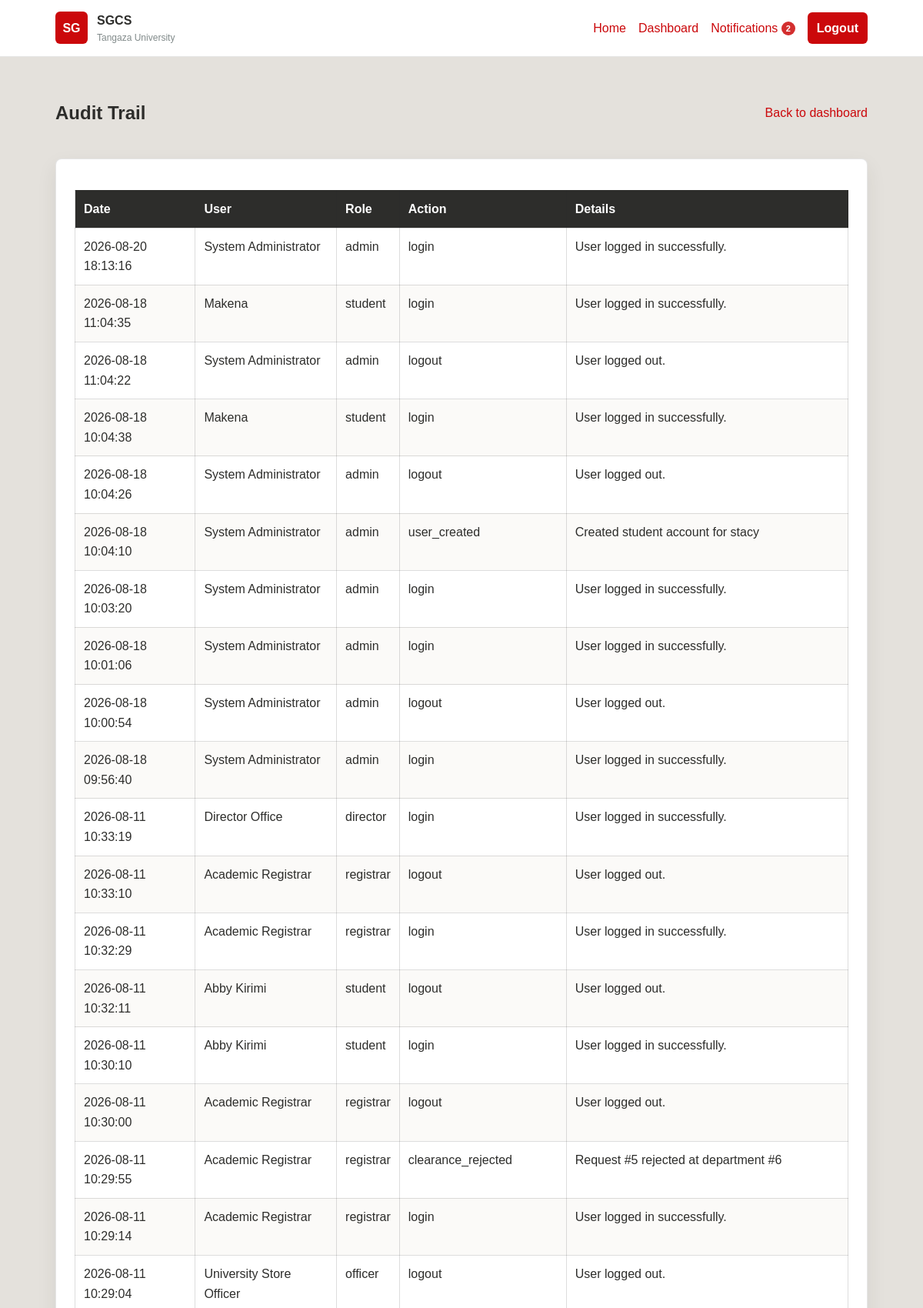
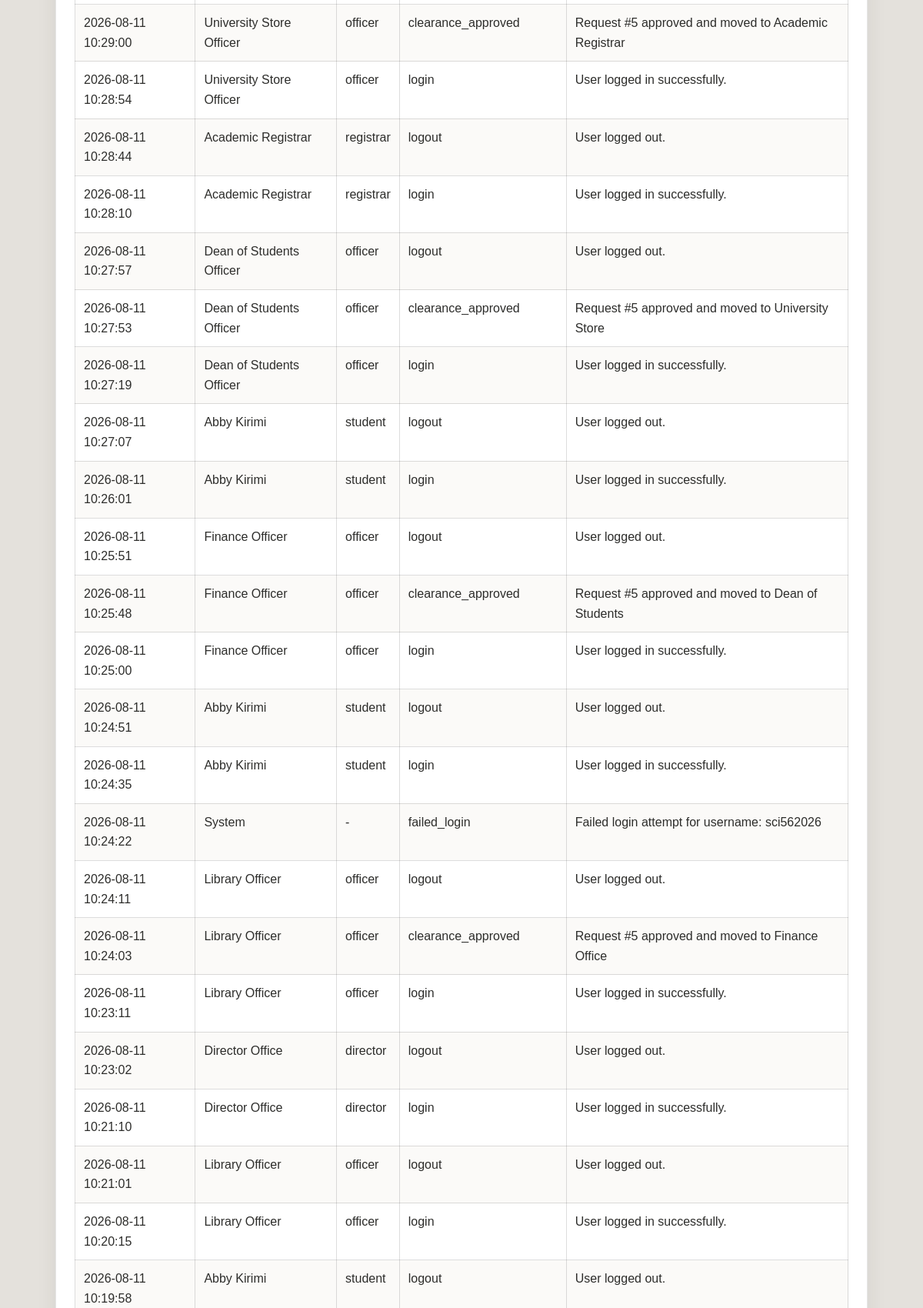
The app's page /audit_trail.php (signed in, upper part) with its own data (2 pictures, top to bottom).
### tables this page shows
CREATE TABLE `audit_logs` (
  `audit_id` int(11) NOT NULL AUTO_INCREMENT,
  `user_id` int(11) DEFAULT NULL,
  `action` varchar(80) NOT NULL,
  `details` text DEFAULT NULL,
  `created_at` datetime NOT NULL DEFAULT current_timestamp(),
  PRIMARY KEY (`audit_id`),
  KEY `user_id` (`user_id`),
  CONSTRAINT `audit_logs_ibfk_1` FOREIGN KEY (`user_id`) REFERENCES `users` (`user_id`) ON DELETE SET NULL ON UPDATE CASCADE
);

CREATE TABLE `users` (
  `user_id` int(11) NOT NULL AUTO_INCREMENT,
  `username` varchar(50) NOT NULL,
  `password_hash` varchar(255) NOT NULL,
  `role` enum('student','officer','director','registrar','admin') NOT NULL,
  `linked_id` int(11) DEFAULT NULL,
  `school_id` int(11) DEFAULT NULL,
  `institute_id` int(11) DEFAULT NULL,
  `department_id` int(11) DEFAULT NULL,
  `programme_id` int(11) DEFAULT NULL,
  `full_name` varchar(100) NOT NULL,
  `email` varchar(100) NOT NULL,
  `created_at` datetime NOT NULL DEFAULT current_timestamp(),
  `account_status` enum('Active','Inactive') NOT NULL DEFAULT 'Active',
  `deleted_at` datetime DEFAULT NULL,
  PRIMARY KEY (`user_id`),
  UNIQUE KEY `username` (`username`),
  UNIQUE KEY `email` (`email`)
);

### includes/clearance_functions.php (called while the page is built, shortened)
<?php
function get_recent_audit_logs(
    $pdo,
    $limit = 50
) {
    $limit = (int)$limit;
    $stmt = $pdo->prepare(
        'SELECT
            al.*,
            u.full_name,
            u.role
         FROM audit_logs al
         LEFT JOIN users u
            ON u.user_id = al.user_id
         ORDER BY al.created_at DESC
         LIMIT ' . $limit
    );
    $stmt->execute();
    return $stmt->fetchAll(
        PDO::FETCH_ASSOC
    );
}
?>

### audit_trail.php (the view, shortened to what this page needs)
<?php
require_once __DIR__ . '/includes/clearance_functions.php';
$logs = get_recent_audit_logs($pdo, 100);
require_once __DIR__ . '/includes/header.php';
?>
<section class="dashboard">
    <div class="dashboard-top">
        <h1>Audit Trail</h1>
        <a href="<?php echo BASE_URL; ?>dashboard.php">Back to dashboard</a>
    </div>
    <div class="dashboard-box">
        <?php if ($logs): ?>
            <table class="data-table">
                <thead>
                    <tr>
                        <th>Date</th>
                        <th>User</th>
                        <th>Role</th>
                        <th>Action</th>
                        <th>Details</th>
                    </tr>
                </thead>
                <tbody>
                    <?php foreach ($logs as $log): ?>
                        <tr>
                            <td><?php echo htmlspecialchars($log['created_at']); ?></td>
                            <td><?php echo htmlspecialchars($log['full_name'] ?? 'System'); ?></td>
                            <td><?php echo htmlspecialchars($log['role'] ?? '-'); ?></td>
                            <td><?php echo htmlspecialchars($log['action']); ?></td>
                            <td><?php echo htmlspecialchars($log['details'] ?? ''); ?></td>
                        </tr>
                    <?php endforeach; ?>
                </tbody>
            </table>
        <?php else: ?>
            <p>No audit log entries yet.</p>
        <?php endif; ?>
    </div>
</section>
<?php require_once __DIR__ . '/includes/footer.php'; ?>

### assets/css/style.css (style rules this page uses)
:root { --orange: #e75703; --red: #cb080b; --soft: #e4e1dc; --dark: #2d2d2b; --gold: #c49607; --pink: #e78086; --olive: #6e5c18; --gray: #818a8a; --light-gold: #ecd489; --white: #ffffff; }
* { box-sizing: border-box; }
body { margin: 0; min-height: 100vh; display: flex; flex-direction: column; font-family: Arial, Helvetica, sans-serif; color: var(--dark); background: var(--soft); line-height: 1.6; }
a { color: var(--red); text-decoration: none; }
.hero-panel, .card, .login-box, .dashboard-box { background: var(--white); border: 1px solid rgba(45, 45, 43, 0.12); border-radius: 8px; box-shadow: 0 10px 26px rgba(45, 45, 43, 0.08); }
.dashboard { width: min(1100px, 88%); margin: 34px auto 60px; }
.dashboard-top { display: flex; justify-content: space-between; gap: 20px; align-items: center; margin-bottom: 20px; }
.dashboard-box { padding: 24px; }
.data-table { width: 100%; border-collapse: collapse; margin-top: 16px; background: var(--white); }
.data-table th, .data-table td { padding: 11px; border: 1px solid rgba(45, 45, 43, 0.16); text-align: left; vertical-align: top; }
.data-table th { background: var(--dark); color: var(--white); }
.data-table tr:nth-child(even) td { background: #fbfaf8; }
:root { --status-pending-bg: #fff4cf; --status-approved: #278b48; --status-approved-bg: #e9f7ed; --status-rejected-bg: #ffe8e9; }

### records on screen
audit_logs: created_at "2026-08-20 18:13:16", user.full_name "System Administrator", user.role "admin", action "login", details "User logged in successfully."
audit_logs: created_at "2026-08-18 11:04:35", user.full_name "Makena", user.role "student", action "login", details "User logged in successfully."
audit_logs: created_at "2026-08-18 11:04:22", user.full_name "System Administrator", user.role "admin", action "logout", details "User logged out."
audit_logs: created_at "2026-08-18 10:04:38", user.full_name "Makena", user.role "student", action "login", details "User logged in successfully."
audit_logs: created_at "2026-08-18 10:04:26", user.full_name "System Administrator", user.role "admin", action "logout", details "User logged out."
audit_logs: created_at "2026-08-18 10:04:10", user.full_name "System Administrator", user.role "admin", action "user_created", details "Created student account for stacy"
audit_logs: created_at "2026-08-18 10:03:20", user.full_name "System Administrator", user.role "admin", action "login", details "User logged in successfully."
audit_logs: created_at "2026-08-18 10:01:06", user.full_name "System Administrator", user.role "admin", action "login", details "User logged in successfully."
audit_logs: created_at "2026-08-18 10:00:54", user.full_name "System Administrator", user.role "admin", action "logout", details "User logged out."
audit_logs: created_at "2026-08-18 09:56:40", user.full_name "System Administrator", user.role "admin", action "login", details "User logged in successfully."
audit_logs: created_at "2026-08-11 10:33:19", user.full_name "Director Office", user.role "director", action "login", details "User logged in successfully."
audit_logs: created_at "2026-08-11 10:33:10", user.full_name "Academic Registrar", user.role "registrar", action "logout", details "User logged out."
audit_logs: created_at "2026-08-11 10:32:29", user.full_name "Academic Registrar", user.role "registrar", action "login", details "User logged in successfully."
audit_logs: created_at "2026-08-11 10:32:11", user.full_name "Abby Kirimi", user.role "student", action "logout", details "User logged out."
audit_logs: created_at "2026-08-11 10:30:10", user.full_name "Abby Kirimi", user.role "student", action "login", details "User logged in successfully."
audit_logs: created_at "2026-08-11 10:30:00", user.full_name "Academic Registrar", user.role "registrar", action "logout", details "User logged out."
audit_logs: created_at "2026-08-11 10:29:55", user.full_name "Academic Registrar", user.role "registrar", action "clearance_rejected", details "Request #5 rejected at department #6"
audit_logs: created_at "2026-08-11 10:29:14", user.full_name "Academic Registrar", user.role "registrar", action "login", details "User logged in successfully."
audit_logs: created_at "2026-08-11 10:29:04", user.full_name "University Store Officer", user.role "officer", action "logout", details "User logged out."
audit_logs: created_at "2026-08-11 10:29:00", user.full_name "University Store Officer", user.role "officer", action "clearance_approved", details "Request #5 approved and moved to Academic Registrar"
audit_logs: created_at "2026-08-11 10:28:54", user.full_name "University Store Officer", user.role "officer", action "login", details "User logged in successfully."
audit_logs: created_at "2026-08-11 10:28:44", user.full_name "Academic Registrar", user.role "registrar", action "logout", details "User logged out."
audit_logs: created_at "2026-08-11 10:28:10", user.full_name "Academic Registrar", user.role "registrar", action "login", details "User logged in successfully."
audit_logs: created_at "2026-08-11 10:27:57", user.full_name "Dean of Students Officer", user.role "officer", action "logout", details "User logged out."
audit_logs: created_at "2026-08-11 10:27:53", user.full_name "Dean of Students Officer", user.role "officer", action "clearance_approved", details "Request #5 approved and moved to University Store"
audit_logs: created_at "2026-08-11 10:27:19", user.full_name "Dean of Students Officer", user.role "officer", action "login", details "User logged in successfully."
audit_logs: created_at "2026-08-11 10:27:07", user.full_name "Abby Kirimi", user.role "student", action "logout", details "User logged out."
audit_logs: created_at "2026-08-11 10:26:01", user.full_name "Abby Kirimi", user.role "student", action "login", details "User logged in successfully."
audit_logs: created_at "2026-08-11 10:25:51", user.full_name "Finance Officer", user.role "officer", action "logout", details "User logged out."
audit_logs: created_at "2026-08-11 10:25:48", user.full_name "Finance Officer", user.role "officer", action "clearance_approved", details "Request #5 approved and moved to Dean of Students"
audit_logs: created_at "2026-08-11 10:25:00", user.full_name "Finance Officer", user.role "officer", action "login", details "User logged in successfully."
audit_logs: created_at "2026-08-11 10:24:51", user.full_name "Abby Kirimi", user.role "student", action "logout", details "User logged out."
audit_logs: created_at "2026-08-11 10:24:35", user.full_name "Abby Kirimi", user.role "student", action "login", details "User logged in successfully."
audit_logs: created_at "2026-08-11 10:24:22", full_name "System", role "-", action "failed_login", details "Failed login attempt for username: sci562026"
audit_logs: created_at "2026-08-11 10:24:11", user.full_name "Library Officer", user.role "officer", action "logout", details "User logged out."
audit_logs: created_at "2026-08-11 10:24:03", user.full_name "Library Officer", user.role "officer", action "clearance_approved", details "Request #5 approved and moved to Finance Office"
audit_logs: created_at "2026-08-11 10:23:11", user.full_name "Library Officer", user.role "officer", action "login", details "User logged in successfully."
audit_logs: created_at "2026-08-11 10:23:02", user.full_name "Director Office", user.role "director", action "logout", details "User logged out."
audit_logs: created_at "2026-08-11 10:21:10", user.full_name "Director Office", user.role "director", action "login", details "User logged in successfully."
audit_logs: created_at "2026-08-11 10:21:01", user.full_name "Library Officer", user.role "officer", action "logout", details "User logged out."
audit_logs: created_at "2026-08-11 10:20:15", user.full_name "Library Officer", user.role "officer", action "login", details "User logged in successfully."
audit_logs: created_at "2026-08-11 10:19:58", user.full_name "Abby Kirimi", user.role "student", action "logout", details "User logged out."

### other values on screen
APP_SHORT_NAME "SGCS"
$headerUnread "2"
